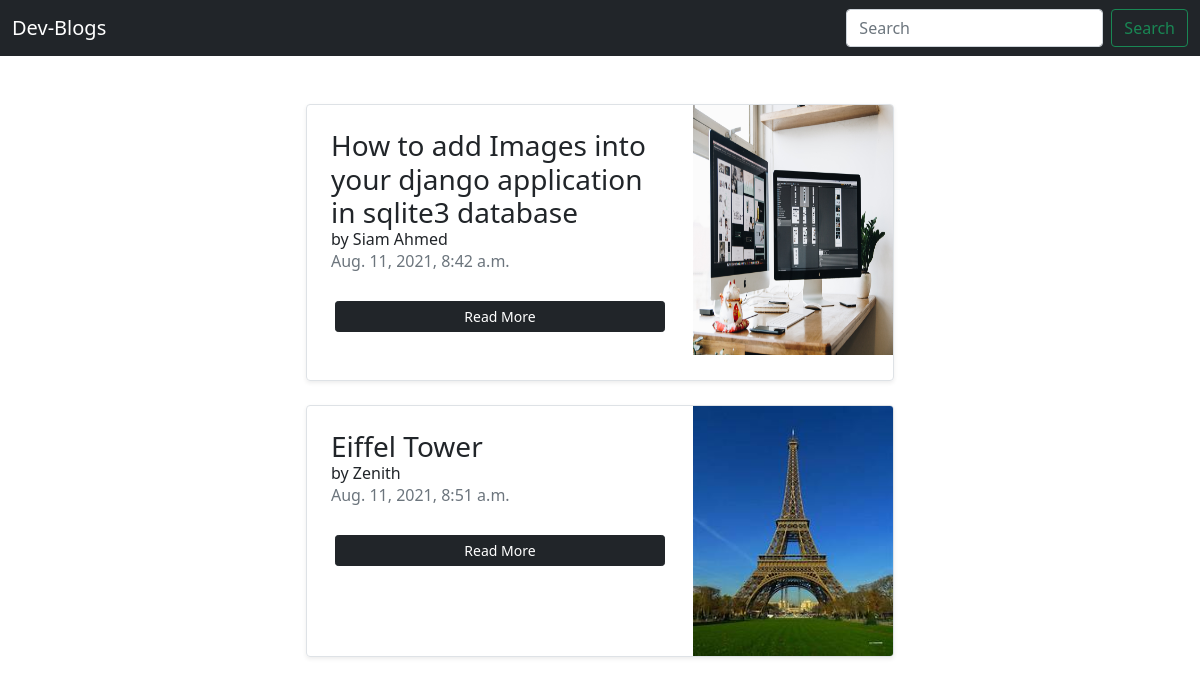
The page / on the database its author committed.
### blogpost/models.py (models this page shows, shortened)
class Blog(models.Model):
    aurthor = models.CharField(max_length=200)
    title = models.CharField(max_length= 200)
    desc = models.TextField()
    image = models.ImageField()
    pub_date = models.DateTimeField('date published')

### blogpost/views.py (the view)
# urls.py: path('',views.home,name='home'),
def home(request):
    blogs = Blog.objects.all()
    return render(request,'home.html',{'blogs':blogs})

### templates/home.html (shortened to what this page needs)
{% extends "base.html" %}
{% block content %}
<div class="container-fluid my-5 d-flex flex-wrap justify-content-center">
    {% for blog in blogs %}
    <div class="col-md-6 mx-2">
        <div class="row g-0 border rounded overflow-hidden flex-md-row mb-4 shadow-sm h-md-250 position-relative">
          <div class="col p-4 d-flex flex-column position-static">
            <h3 class="mb-0">{{blog.title}}</h3>
            <h5 class="mb-0 fs-6"> by {{blog.aurthor}}</h5>
            <div class="mb-1 text-muted">{{blog.pub_date}}</div>
            <a href="{% url 'blog' blog.id%}" class="btn btn-dark btn-block btn-sm m-1 my-4">Read More</a>
          </div>
          <div class="col-auto d-none d-lg-block">
            <img src="{{blog.image.url}}"width="200" height="250" alt="">
          </div>
        </div>
      </div>
      {% endfor%}
</div>
{% endblock content %}

### templates/base.html (shortened to what this page needs)
<!doctype html>
<html lang="en">
  <head>
    <link href="https://cdn.jsdelivr.net/npm/bootstrap@5.0.2/dist/css/bootstrap.min.css" rel="stylesheet">
  </head>
  <body>
    <nav class="navbar navbar-expand-lg navbar-dark bg-dark">
      <div class="container-fluid">
        <a class="navbar-brand" href="#">Dev-Blogs</a>
        <div class="collapse navbar-collapse" id="navbarSupportedContent">
          <ul class="navbar-nav me-auto mb-2 mb-lg-0">
            <li class="nav-item">
              <a class="nav-link active" aria-current="page" href="#"></a>
            </li>
            <li class="nav-item">
              <a class="nav-link" href="#"></a>
            </li>
          </ul>
          <form class="d-flex">
            <input class="form-control me-2" type="search" placeholder="Search" aria-label="Search">
            <button class="btn btn-outline-success" type="submit">Search</button>
          </form>
        </div>
      </div>
    </nav>
    {% block content%}
    {% endblock %}
  </body>
</html>

### rows shown on the page
Blog: title "How to add Images into your django application in sqlite3 database", aurthor "Siam Ahmed", pub_date "Aug. 11, 2021, 8:42 a.m.", image (picture)
Blog: title "Eiffel Tower", aurthor "Zenith", pub_date "Aug. 11, 2021, 8:51 a.m.", image (picture)
